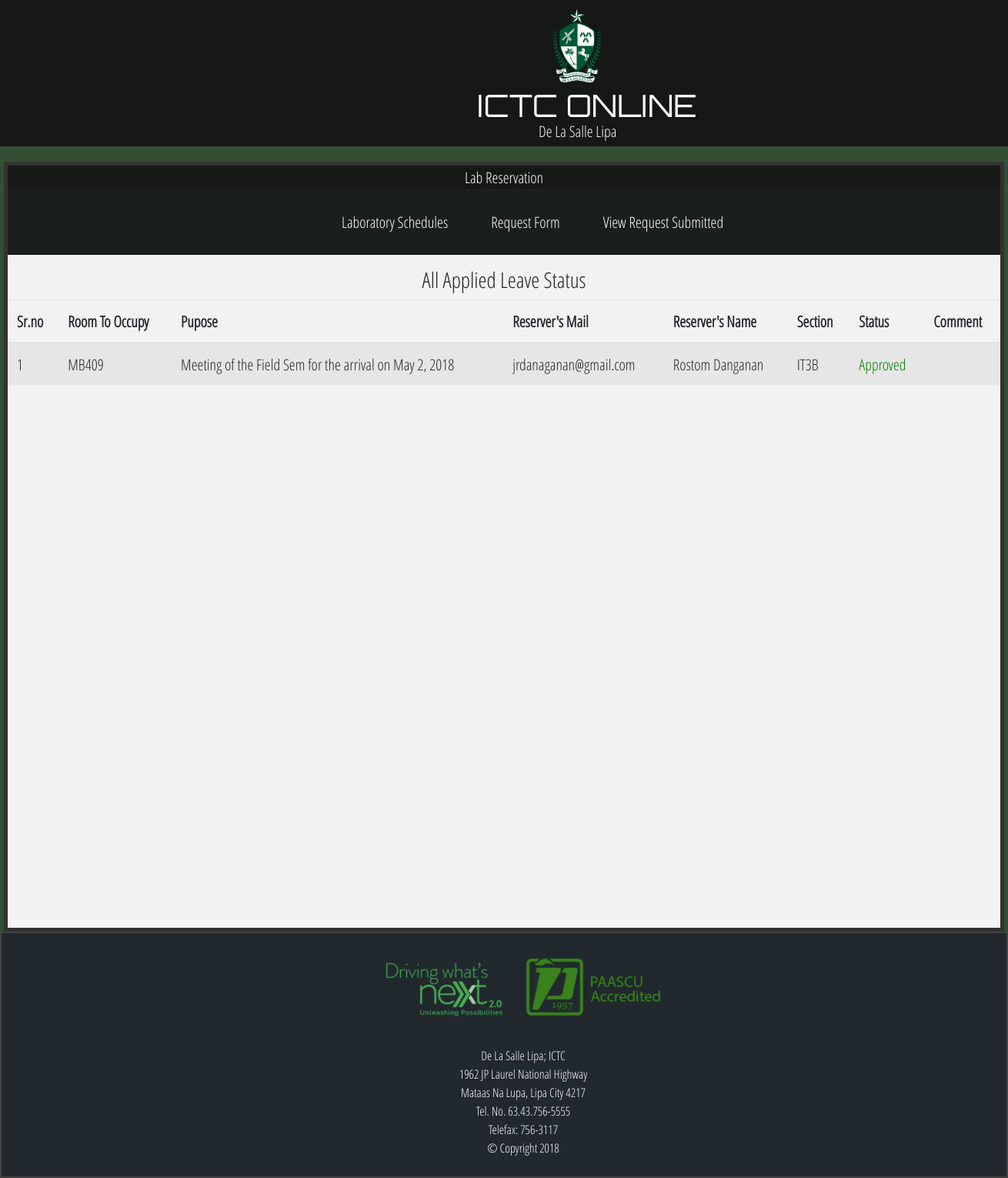
Screenshot of /admin_applied-leave.php (signed in) with the database file from the repository.
### tables this page shows
CREATE TABLE `applied_leave` (
  `id` int(255) NOT NULL,
  `rname` varchar(1000) NOT NULL,
  `section` varchar(1000) NOT NULL,
  `roccupy` varchar(1000) NOT NULL,
  `purpose` varchar(1000) NOT NULL,
  `rmail` varchar(255) NOT NULL,
  `pnumber` varchar(255) NOT NULL,
  `date_start` date NOT NULL,
  `date_end` int(11) NOT NULL,
  `time_in` varchar(255) NOT NULL,
  `time_out` varchar(255) NOT NULL,
  `apply_by` int(11) NOT NULL,
  `status` varchar(1000) NOT NULL,
  `comment` varchar(1000) NOT NULL,
  `applied_date` timestamp NOT NULL DEFAULT CURRENT_TIMESTAMP ON UPDATE CURRENT_TIMESTAMP
);

### admin_applied-leave.php (the view, shortened to what this page needs)
<?php include "auth.php";?>
<!DOCTYPE html>
<html>
<head>
    <link rel="stylesheet" href="custom.css">
    <link rel="stylesheet" href="css/bootstrap.min.css">
	<link href="local-fonts/Orbitron/Orbitron.css" rel="stylesheet">
	<link href="local-fonts/Open-Sans/Open-Sans.css" rel="stylesheet">
</head>
<body>
	<div class="Header">
		<center ><img src="images/DLSL-logo.png" class="logo" width="100px" height="100px"></center>
		<center > <div class="Title">ICTC ONLINE </div> </center>
		<center > <div class="SubTitle">De La Salle Lipa </div> </center>
	</div>
<center>
<div class="main-body">
	<div class="ServiceTitle">
	<center> Lab Reservation
</div>
	 <nav class="navbar navbar-expand-lg navbar-dark" style="background-color: #1B1F1B;">
 <div class="collapse navbar-collapse" id="navbarSupportedContent">
   <ul class="navbar-nav">
     <li class="nav-item active">
       <a class="nav-link" href="schedules_superior.php">Laboratory Schedules<span></span><span></span></a>
     </li>
     <li class="nav-item active">
       <a class="nav-link" href="leave_superior.php">Request Form</a>
     </li>
     <li class="nav-item active">
       <a class="nav-link" href="all-applied-leave_superior.php">View Request Submitted</a>
     </li>
   </ul>
 </div>
</nav>
<h3>All Applied Leave Status</h3>
<table class="table table-striped table-hover ">
  <thead>
    <tr>	<th>Sr.no</th>
	        <th>Room To Occupy</th>
	   <th>Pupose</th>
	     <th>Reserver's Mail</th>
		   <th>Reserver's Name</th>
		    <th>Section</th>
			<th>Status</th>
			<th>Comment</th>
    </tr>
  </thead>
  <tbody>
  <?php
  $i=1;
  $user_id=$_SESSION['user_id'];
  $query="Select * from `applied_leave` where `apply_by`=$user_id";
	$res=mysqli_query($conn, $query);
	$count=mysqli_num_rows($res);
	if($count>0)
	{
	while($row=mysqli_fetch_array($res))
	{
  ?>
    <tr>
	<td ><?php echo $i;?></td>
       <td class="roccupy"><?php echo $row['roccupy'];?></td>
	  <td class="purpose"><?php echo $row['purpose'];?></td>
	    <td class="rmail"><?php echo $row['rmail'];?> </td>
		<td ><?php echo $row['rname'];?></td>
      <td class="eleave"><?php echo $row['section'];?></td>
		  <td class="v_from" style="color:green;"><?php echo $row['status'];?></td>
		  <td class="" style="color:green;"><?php echo $row['comment'];?></td>
    </tr>
	<?php $i++;}}else{
		 echo "No record Found!";
	} ?>
  </tbody>
</table>
</div>
</body>
<footer>
	<div class="footer-info">
		<br>
	<center>
	<div class="footer-img">
	<img src="images/footer-img1.png">
	<img src="images/footer-img2.png">
	</div>
	<br>
	De La Salle Lipa; ICTC<br>
	1962 JP Laurel National Highway<br>
	Mataas Na Lupa, Lipa City 4217<br>
	Tel. No. 63.43.756-5555<br>
	Telefax: 756-3117<br>
	© Copyright 2018
	<br>
	</center>
	</div>
</footer>
</html>

### css/custom.css (style rules this page uses)
body { background-color: black; }

### admin_applied-leave.php (style rules this page uses)
body { background: #344e35 ; font-family: 'open_sans_condensedlight', sans-serif; font-size: 20px; }
.ServiceTitle { width: 1290px; height: 30px; background-color: #151815; color: white }
.Header { width: 1550x; height: 190px; background: #151815; color: white; top: 90px; }
.Title { font-family: 'orbitronlight', sans-serif; font-size: 200%; position: absolute; left: 620px; top: 108px }
.SubTitle { position: absolute; font-size: 20px; font-family: 'open_sans_condensedlight', sans-serif; left: 700px; top: 155px }
.logo { position: absolute; left: 700px; top: 10px; }
.main-body { width: 1300px; height: 1000px; border-style: solid; border-width: 5px; border-color: #333; background: #f2f2f2; margin-top: 20px; }
footer { width: 100%; height: 320px; background-color: #21282E; border-style: solid; border-width: 2px; border-color: #444; color: white; font-family: 'open_sans_condensedlight', sans-serif; }
.footer-info { margin-left: 50px; margin-top: 0px; font-size: 80%; }
.navbar-nav { margin-left: 390px; font-family: 'open_sans_condensedlight', sans-serif; font-size: 20px; height: 70px; }
.navbar-nav * { box-sizing: border-box; transition: all 0.35s ease; }
.navbar-nav li { display: inline-block list-style: outside none none; margin: .5em 1em; padding: 0; }
.navbar-nav a { padding: .5em 0.8em; color: rgba(255,255,255,0.5); position: relative; text-decoration: none; }
.navbar-nav a:before, .navbar-nav a:after { height: 14px; width: 14px; position: absolute; content: ''; transition: all 0.35s ease; opacity: 0; }
.navbar-nav a:before { right: 0; top: 0; border-right: 3px solid #087830; border-top: 3px solid white; transform: translate(-100%,50%); }
.navbar-nav a:after { left: 0; bottom: 0; border-left: 3px solid #087830; border-bottom: 3px solid white; transform: translate(100%,-50%) }
li { padding-left: 70px; }

### rows the page displays
applied_leave: roccupy "MB409", purpose "Meeting of the Field Sem for the arrival on May 2, 2018", rmail "jrdanaganan@gmail.com", rname "Rostom Danganan", section "IT3B", status "Approved"
